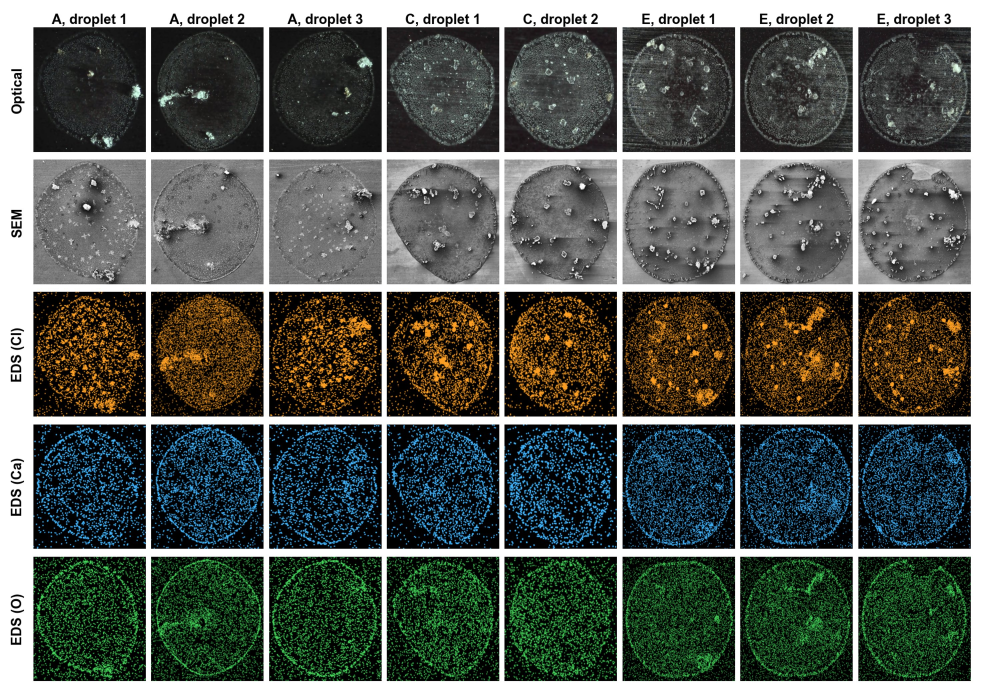
#> input picture assets/data_overview.jpg, 3000 x 2060 px, given in place of SEM_1.jpg, which was not available (shown at 1/3 size)
$ python registration_null.py   (older library calls are emulated)
#> lines starting #> are read from the running program, lines starting #| are printed output that depends on the picture; after the words box and inside, x2 and y2 are one past the last pixel; in counts of white or black regions, pixels touching at a corner belong together; pictures that were not available may be replaced by others from this repository, and a replacement may not be noted
### experiment/cross_modal_registration.py
#!/usr/bin/env python3
"""Register each optical image to its SEM image and compute cross-modal SSIM.

The earlier SSIM compared the whole optical image with the top-left
1280 x 1024 crop of the SEM image, without alignment. Here the optical image
is first mapped into the SEM frame:

1. segment the droplet in both images (local texture, Otsu, largest blob);
2. scale and translation from droplet area and centroid;
3. rotation (0-360 deg, with and without mirroring) by maximising the
   normalised cross-correlation of gradient-magnitude maps inside the droplet;
4. refinement with ECC (Euclidean motion) on the gradient maps.

SSIM is then computed on the corrected images inside the SEM droplet mask.
Outputs: cross_modal_registration.csv and a QA montage.
"""
from pathlib import Path
import sys

import cv2
import numpy as np
import pandas as pd
from scipy import ndimage as ndi
from skimage.metrics import structural_similarity

ROOT = Path(__file__).resolve().parents[1]
DATA = ROOT / "data"
OUT = Path(__file__).resolve().parent
CONDITIONS = list("ABCDEFGHI")
WORK_W = 640                      # SEM frame is processed at 640 x 480
ANGLES = np.arange(0, 360, 2)


def gray(path):
    im = cv2.imread(str(path), cv2.IMREAD_GRAYSCALE)
    if im is None:
        raise FileNotFoundError(path)
    return im.astype(np.float32) / 255


def droplet_mask(g, rmin=0.28, rmax=0.48):
    """Disc fitted to the droplet rim with a Hough circle transform.

    Radii are fractions of the image height. Both modalities show a sharp
    rim, while the background can carry brushing streaks or bright debris,
    so a circle fit is more robust than texture thresholding.
    """
    h, w = g.shape
    g8 = (cv2.GaussianBlur(g, (0, 0), 2.0) * 255).astype(np.uint8)
    circles = None
    for p2 in (40, 30, 22, 15):
        circles = cv2.HoughCircles(g8, cv2.HOUGH_GRADIENT, dp=1.5, minDist=h,
                                   param1=60, param2=p2,
                                   minRadius=int(rmin * h), maxRadius=int(rmax * h))
        if circles is not None:
            break
    yy, xx = np.mgrid[:h, :w]
    if circles is None:
        cx, cy, r = w / 2, h / 2, 0.4 * h
    else:
        cx, cy, r = circles[0, 0]
    return (xx - cx) ** 2 + (yy - cy) ** 2 <= r ** 2


def crystals(g):
    """Bright compact features (crystals): white top-hat, blurred."""
    k = cv2.getStructuringElement(cv2.MORPH_ELLIPSE, (15, 15))
    th = cv2.morphologyEx(cv2.GaussianBlur(g, (0, 0), 1.0), cv2.MORPH_TOPHAT, k)
    th = th / (np.percentile(th, 99.5) + 1e-6)
    return cv2.GaussianBlur(np.clip(th, 0, 1), (0, 0), 2.5)


# [5 lines left out: function grad, not called in this run]


def ncc(a, b, mask):
    a = a[mask]; b = b[mask]
    a = a - a.mean(); b = b - b.mean()
    return float((a * b).sum() / (np.sqrt((a * a).sum() * (b * b).sum()) + 1e-9))


# [9 lines left out: function similarity, not called in this run]


SCALES = np.arange(0.85, 1.75, 0.05)   # optical work px -> SEM work px
# The optical images are rotated by about 276 deg (counter-clockwise, no mirror)
# relative to SEM in every pair that registers unambiguously, consistent with a
# fixed mounting orientation. The search is restricted to this orientation +/- 20 deg.
PRIOR_ANGLE, PRIOR_HALF_WIDTH = 276, 20
COARSE = 0.5                             # search at half the working resolution


# [72 lines left out: functions place, search, register, not called in this run]


def stretch(g, mask):
    lo, hi = np.percentile(g[mask], [1, 99])
    return np.clip((g - lo) / (hi - lo + 1e-9), 0, 1)


# [41 lines left out: functions one, run, montage, not called in this run]


# [10 lines that do not run on import are left out]

### experiment/registration_null.py
#!/usr/bin/env python3
"""Null distribution for registered crystal-map correlation.

For each pair, the optical image of a different droplet from the same
condition is warped with the pair's own transform and correlated with the
SEM crystal map. A matched pair should correlate far more than this.
"""
import numpy as np
import pandas as pd
import cv2
from cross_modal_registration import DATA, OUT, WORK_W, gray, crystals, droplet_mask, ncc

reg = pd.read_csv(OUT / "cross_modal_registration.csv")
#> (reads experiment/cross_modal_registration.csv from the repository)
rng = np.random.default_rng(0)
cache = {}


def work(kind, cond, i):
    key = (kind, cond, i)
    if key not in cache:
        name = f"Image_{i}.jpg" if kind == "opt" else f"SEM_{i}.jpg"
        g = gray(DATA / "corrected_images" / cond / name)
        f = WORK_W / g.shape[1]
        cache[key] = cv2.resize(g, None, fx=f, fy=f, interpolation=cv2.INTER_AREA)
    return cache[key]


rows = []
for _, r in reg.iterrows():
    cond, i = r.condition, int(r.image_id)
    j = int(rng.choice([k for k in range(1, 26) if k != i]))
    M = np.array([[r.M00, r.M01, r.M02], [r.M10, r.M11, r.M12]])
    sem = work("sem", cond, i)
    h, w = sem.shape
#> h = 439; w = 640
    inner = cv2.erode(droplet_mask(sem).astype(np.uint8), np.ones((9, 9), np.uint8)).astype(bool)
#> in droplet_mask, `g8 = (cv2.GaussianBlur(g, (0, 0), 2.0) * 255).astype(np.uint8)`:
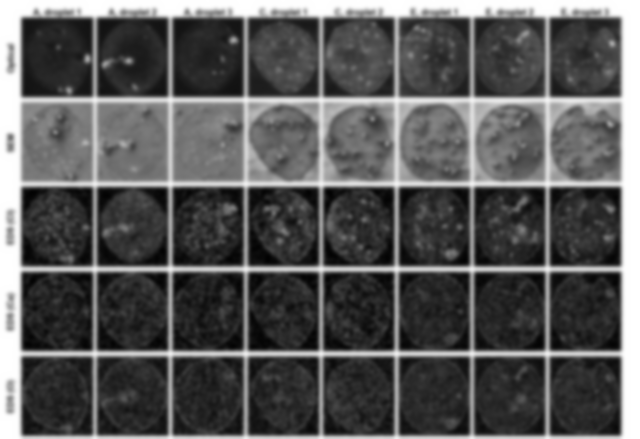
#> g8: shape (439, 640); min 2, max 255, mean 89.3
#> the loop in droplet_mask, `for p2 in (40, 30, 22, 15):` made 1 pass
#> circles on pass 1: [[356.2, 225.8, 209.1]]
#> in droplet_mask, `cx, cy, r = circles[0, 0]`: cx = 356.2; cy = 225.8; r = 209.1
#> in droplet_mask, `return (xx - cx) ** 2 + (yy - cy) ** 2 <= r ** 2`:
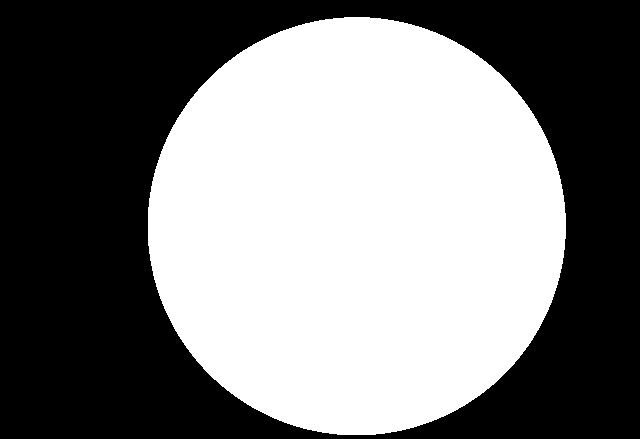
#> returned value: shape (439, 640) bool; 48.9% white; 1 white region, box (x1, y1, x2, y2) and area: (148, 17, 566, 435) 137412
#> inner: shape (439, 640) bool; 46.6% white; 1 white region, box (x1, y1, x2, y2) and area: (152, 21, 562, 431) 130788
    g_s = crystals(sem)
#> in crystals, `return cv2.GaussianBlur(np.clip(th, 0, 1), (0, 0), 2.5)`:
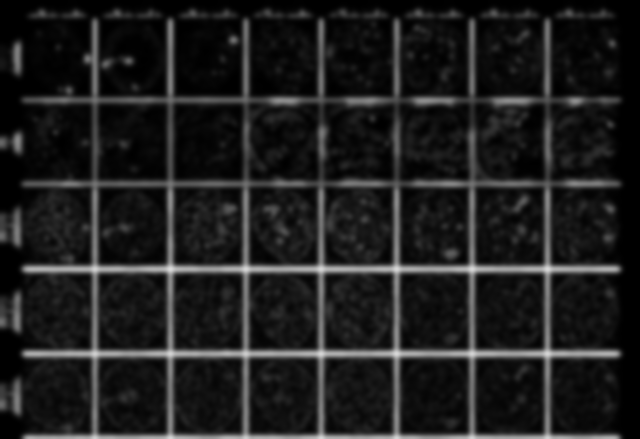
#> returned value: shape (439, 640) float32; min 1.11e-10, max 0.86, mean 0.121
    null = ncc(cv2.warpAffine(crystals(work("opt", cond, j)), M, (w, h)), g_s, inner)
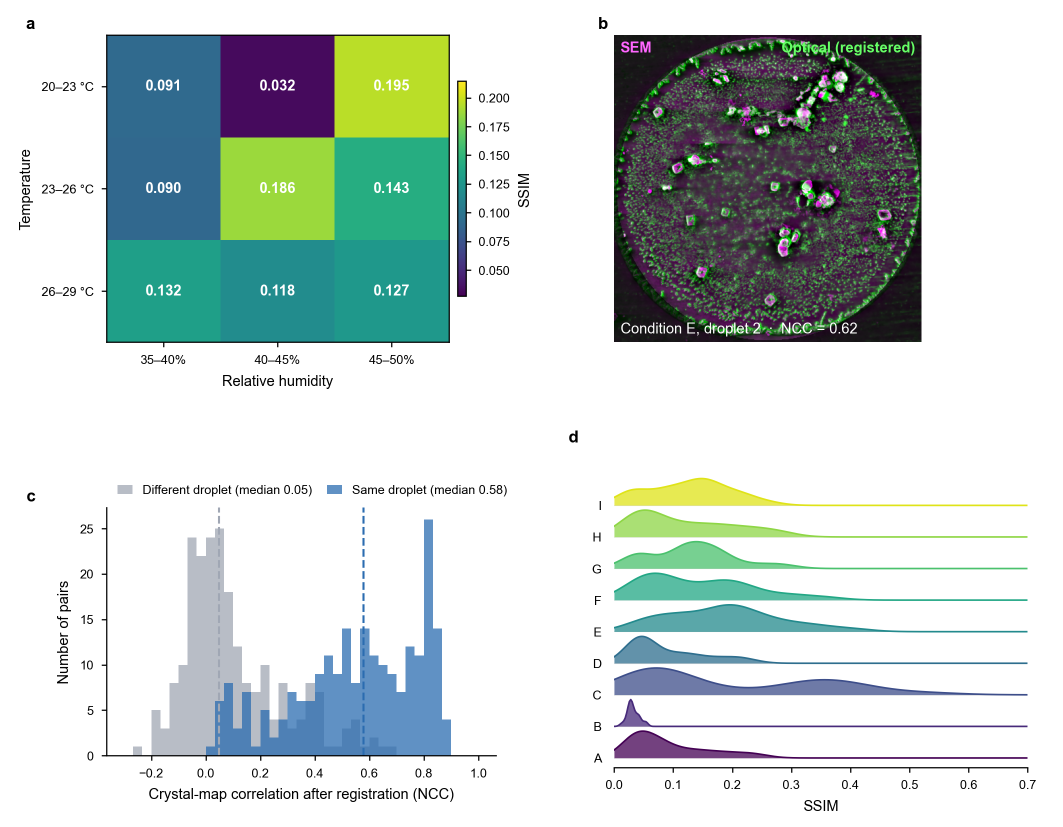
#> input picture assets/analysis2.png, 2125 x 1653 px, given in place of Image_22.jpg, which was not available (shown at 1/2 size)
#> in gray (call 2), `im = cv2.imread(str(path), cv2.IMREAD_GRAYSCALE)`:
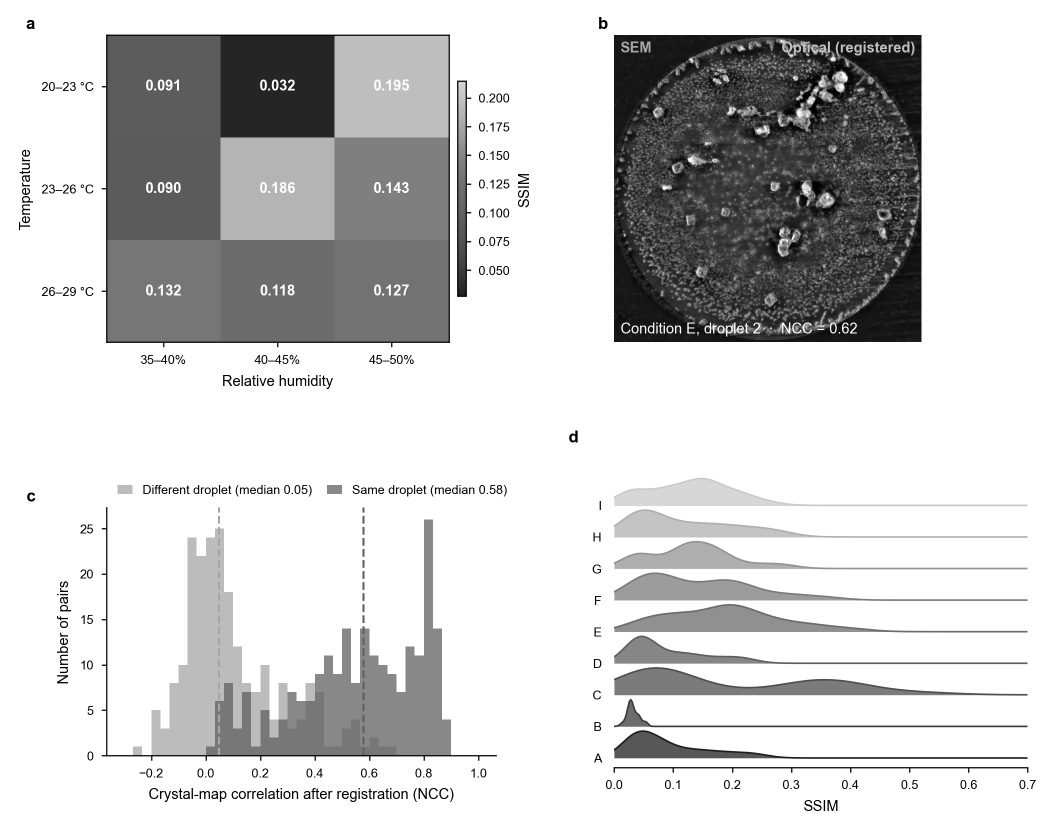
#> im: shape (1653, 2125) (shown at 1/2 size); min 0, max 255, mean 207.6
#> in crystals (call 2), `th = cv2.morphologyEx(cv2.GaussianBlur(g, (0, 0), 1.0), cv2.MORPH_TOPH..`:
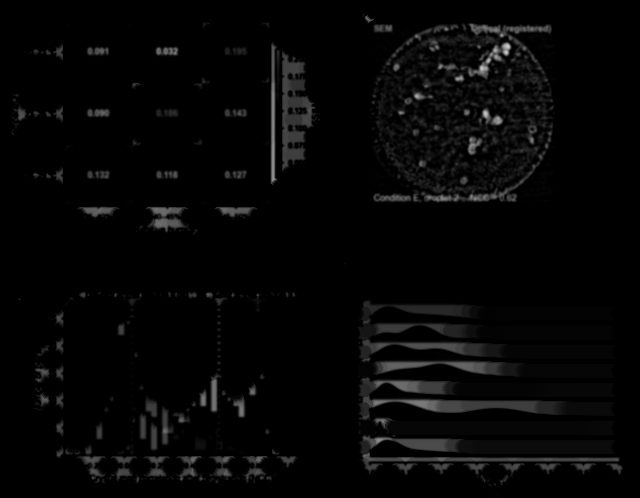
#> th: shape (498, 640) float32; min 0, max 0.81, mean 0.0247
#> in crystals (call 2), `return cv2.GaussianBlur(np.clip(th, 0, 1), (0, 0), 2.5)`:
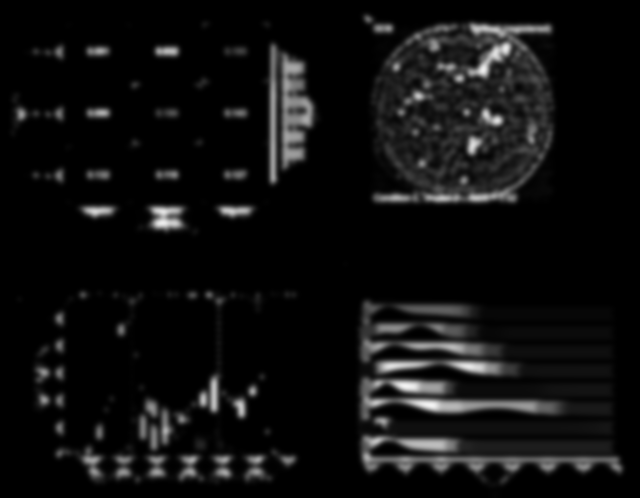
#> returned value: shape (498, 640) float32; min 0, max 0.958, mean 0.0623
#> null = -0.0309
#> (the run stopped early here; a loop or call above may not have finished)
